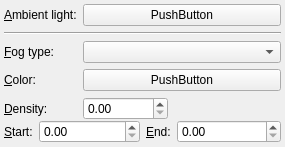
<?xml version="1.0" encoding="UTF-8"?>
<ui version="4.0">
 <class>PropScene3D</class>
 <widget class="QWidget" name="PropScene3D">
  <property name="geometry">
   <rect>
    <x>0</x>
    <y>0</y>
    <width>285</width>
    <height>147</height>
   </rect>
  </property>
  <property name="maximumSize">
   <size>
    <width>16777215</width>
    <height>147</height>
   </size>
  </property>
  <property name="windowTitle">
   <string>PropScene3D</string>
  </property>
  <layout class="QVBoxLayout" name="verticalLayout">
   <property name="spacing">
    <number>0</number>
   </property>
   <property name="margin">
    <number>4</number>
   </property>
   <item>
    <layout class="QFormLayout" name="formLayout">
     <item row="0" column="0">
      <widget class="QLabel" name="label">
       <property name="sizePolicy">
        <sizepolicy hsizetype="Fixed" vsizetype="Preferred">
         <horstretch>0</horstretch>
         <verstretch>0</verstretch>
        </sizepolicy>
       </property>
       <property name="text">
        <string>&amp;Ambient light:</string>
       </property>
       <property name="buddy">
        <cstring>AmbientColor</cstring>
       </property>
      </widget>
     </item>
     <item row="0" column="1">
      <widget class="Armed::ColorButton" name="AmbientColor">
       <property name="text">
        <string>PushButton</string>
       </property>
      </widget>
     </item>
     <item row="2" column="0">
      <widget class="QLabel" name="label_2">
       <property name="text">
        <string>&amp;Fog type:</string>
       </property>
       <property name="buddy">
        <cstring>FogType</cstring>
       </property>
      </widget>
     </item>
     <item row="2" column="1">
      <widget class="QComboBox" name="FogType"/>
     </item>
     <item row="3" column="0">
      <widget class="QLabel" name="LabelFogColor">
       <property name="sizePolicy">
        <sizepolicy hsizetype="Fixed" vsizetype="Preferred">
         <horstretch>0</horstretch>
         <verstretch>0</verstretch>
        </sizepolicy>
       </property>
       <property name="text">
        <string>&amp;Color:</string>
       </property>
       <property name="buddy">
        <cstring>FogColor</cstring>
       </property>
      </widget>
     </item>
     <item row="3" column="1">
      <widget class="Armed::ColorButton" name="FogColor">
       <property name="text">
        <string>PushButton</string>
       </property>
      </widget>
     </item>
     <item row="4" column="0">
      <widget class="QLabel" name="LabelFogDensity">
       <property name="text">
        <string>&amp;Density:</string>
       </property>
       <property name="buddy">
        <cstring>FogDensity</cstring>
       </property>
      </widget>
     </item>
     <item row="4" column="1">
      <widget class="QDoubleSpinBox" name="FogDensity">
       <property name="sizePolicy">
        <sizepolicy hsizetype="Fixed" vsizetype="Fixed">
         <horstretch>0</horstretch>
         <verstretch>0</verstretch>
        </sizepolicy>
       </property>
       <property name="minimumSize">
        <size>
         <width>85</width>
         <height>0</height>
        </size>
       </property>
      </widget>
     </item>
     <item row="1" column="0" colspan="2">
      <widget class="Line" name="line">
       <property name="orientation">
        <enum>Qt::Horizontal</enum>
       </property>
      </widget>
     </item>
    </layout>
   </item>
   <item>
    <layout class="QHBoxLayout" name="horizontalLayout_3">
     <item>
      <layout class="QHBoxLayout" name="horizontalLayout">
       <item>
        <widget class="QLabel" name="LabelFogStart">
         <property name="sizePolicy">
          <sizepolicy hsizetype="Fixed" vsizetype="Preferred">
           <horstretch>0</horstretch>
           <verstretch>0</verstretch>
          </sizepolicy>
         </property>
         <property name="text">
          <string>&amp;Start:</string>
         </property>
         <property name="buddy">
          <cstring>FogStart</cstring>
         </property>
        </widget>
       </item>
       <item>
        <widget class="QDoubleSpinBox" name="FogStart"/>
       </item>
      </layout>
     </item>
     <item>
      <layout class="QHBoxLayout" name="horizontalLayout_2">
       <item>
        <widget class="QLabel" name="LabelFogEnd">
         <property name="sizePolicy">
          <sizepolicy hsizetype="Fixed" vsizetype="Preferred">
           <horstretch>0</horstretch>
           <verstretch>0</verstretch>
          </sizepolicy>
         </property>
         <property name="text">
          <string>&amp;End:</string>
         </property>
         <property name="buddy">
          <cstring>FogEnd</cstring>
         </property>
        </widget>
       </item>
       <item>
        <widget class="QDoubleSpinBox" name="FogEnd"/>
       </item>
      </layout>
     </item>
    </layout>
   </item>
  </layout>
 </widget>
 <layoutdefault spacing="6" margin="11"/>
 <customwidgets>
  <customwidget>
   <class>Armed::ColorButton</class>
   <extends>QPushButton</extends>
   <header>ColorButton.h</header>
  </customwidget>
 </customwidgets>
 <resources/>
 <connections/>
</ui>
